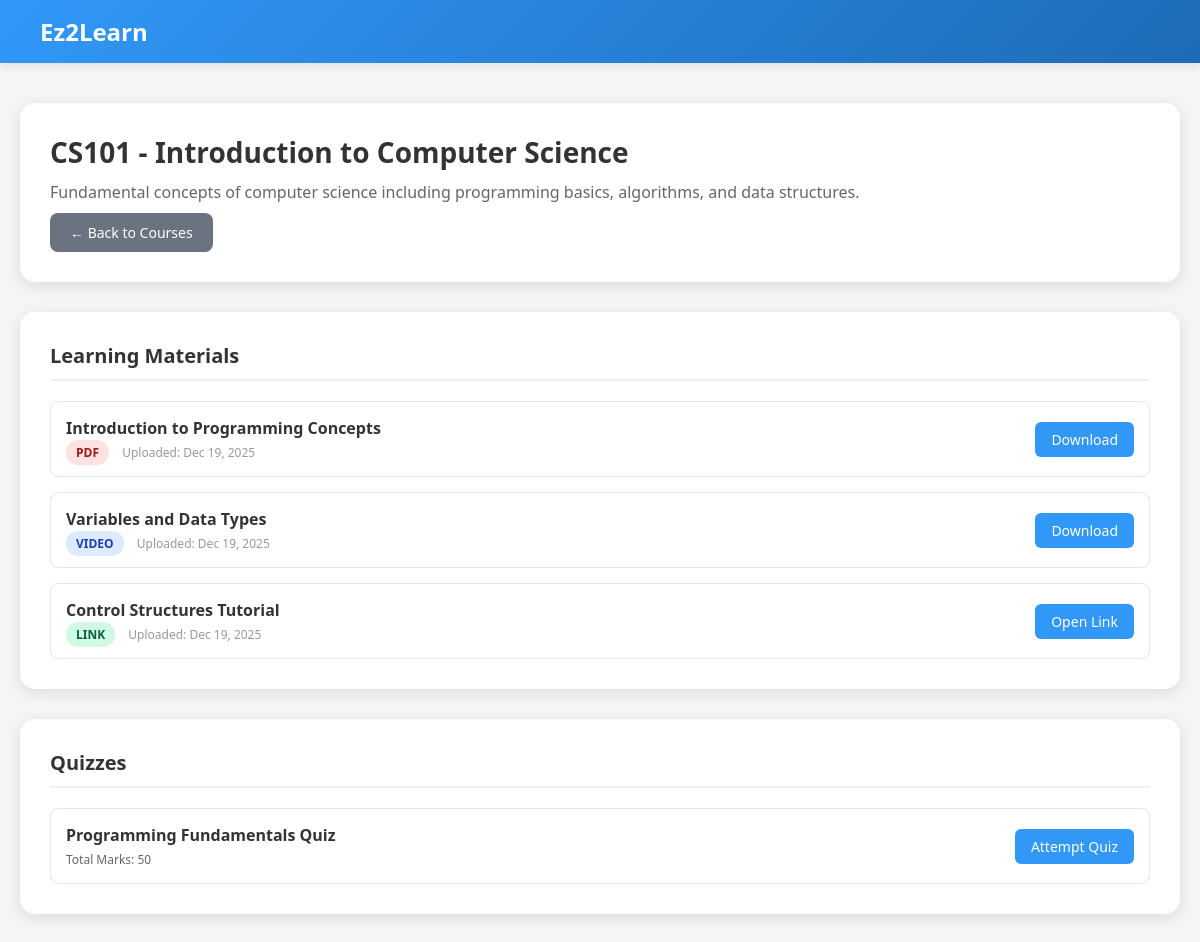
The app's page /student/module-managelearning/view-course.php?course_id=1 (signed in) with its own data.
### tables this page shows
CREATE TABLE courses (
    course_id INT AUTO_INCREMENT PRIMARY KEY,
    course_code VARCHAR(20) UNIQUE NOT NULL,
    course_name VARCHAR(100) NOT NULL,
    description TEXT,
    status ENUM('open','closed') DEFAULT 'open'
);

CREATE TABLE materials (
    material_id INT AUTO_INCREMENT PRIMARY KEY,
    course_id INT NOT NULL,
    lecturer_id INT NOT NULL,
    title VARCHAR(150) NOT NULL,
    material_type ENUM('pdf','video','link') NOT NULL,
    file_path VARCHAR(255),
    created_at TIMESTAMP DEFAULT CURRENT_TIMESTAMP,
    FOREIGN KEY (course_id) REFERENCES courses(course_id),
    FOREIGN KEY (lecturer_id) REFERENCES users(user_id)
);

CREATE TABLE quizzes (
    quiz_id INT AUTO_INCREMENT PRIMARY KEY,
    course_id INT NOT NULL,
    lecturer_id INT NOT NULL,
    title VARCHAR(150) NOT NULL,
    total_marks INT,
    FOREIGN KEY (course_id) REFERENCES courses(course_id),
    FOREIGN KEY (lecturer_id) REFERENCES users(user_id)
);

### student/module-managelearning/view-course.php (the view, shortened to what this page needs)
<?php
$db_host = 'localhost';
$db_user = 'root';
$db_pass = '';
$db_name = 'ez2learn';
$conn = mysqli_connect($db_host, $db_user, $db_pass, $db_name);
$student_id = $_SESSION['user_id'] ?? 0;
$course_id = (int)($_GET['course_id'] ?? 0);
$verify_query = "
    SELECT c.course_id, c.course_code, c.course_name, c.description
    FROM courses c
    INNER JOIN enrollments e ON c.course_id = e.course_id
    WHERE c.course_id = ? AND e.student_id = ?
";
$stmt = mysqli_prepare($conn, $verify_query);
mysqli_stmt_bind_param($stmt, "ii", $course_id, $student_id);
mysqli_stmt_execute($stmt);
$result = mysqli_stmt_get_result($stmt);
$course = mysqli_fetch_assoc($result);
$materials_query = "
    SELECT material_id, title, material_type, file_path, created_at
    FROM materials
    WHERE course_id = ?
    ORDER BY created_at DESC
";
$stmt = mysqli_prepare($conn, $materials_query);
mysqli_stmt_bind_param($stmt, "i", $course_id);
mysqli_stmt_execute($stmt);
$result = mysqli_stmt_get_result($stmt);
$materials = mysqli_fetch_all($result, MYSQLI_ASSOC);
$quizzes_query = "
    SELECT quiz_id, title, total_marks
    FROM quizzes
    WHERE course_id = ?
    ORDER BY quiz_id DESC
";
$stmt = mysqli_prepare($conn, $quizzes_query);
mysqli_stmt_bind_param($stmt, "i", $course_id);
mysqli_stmt_execute($stmt);
$result = mysqli_stmt_get_result($stmt);
$quizzes = mysqli_fetch_all($result, MYSQLI_ASSOC);
?>
<!DOCTYPE html>
<html lang="en">
<head>
</head>
<body>
    <div class="header">
        <div class="header-top">
            <div class="logo-text">Ez2Learn</div>
        </div>
    </div>
    <div class="container">
        <div class="page-header">
            <h1><?php echo htmlspecialchars($course['course_code'] . ' - ' . $course['course_name']); ?></h1>
            <p style="color: #666; margin-top: 5px;"><?php echo htmlspecialchars($course['description'] ?? 'No description'); ?></p>
            <a href="index.php" class="btn-back">← Back to Courses</a>
        </div>
        <div class="page-container">
            <h2 class="section-title">Learning Materials</h2>
            <?php if (empty($materials)): ?>
                <div class="empty-state">
                    <p>No learning materials available yet.</p>
                </div>
            <?php else: ?>
                <div class="materials-list">
                    <?php foreach ($materials as $material): ?>
                        <div class="material-item">
                            <div class="item-info">
                                <h4><?php echo htmlspecialchars($material['title']); ?></h4>
                                <p>
                                    <span class="badge badge-<?php echo $material['material_type']; ?>"><?php echo strtoupper($material['material_type']); ?></span>
                                    <span style="margin-left: 10px; color: #999;">Uploaded: <?php echo date('M d, Y', strtotime($material['created_at'])); ?></span>
                                </p>
                            </div>
                            <div>
                                <?php if ($material['material_type'] === 'link'): ?>
                                    <a href="<?php echo htmlspecialchars($material['file_path']); ?>" target="_blank" class="btn-download">Open Link</a>
                                <?php else: ?>
                                    <a href="../../<?php echo htmlspecialchars($material['file_path']); ?>" target="_blank" class="btn-download">Download</a>
                                <?php endif; ?>
                            </div>
                        </div>
                    <?php endforeach; ?>
                </div>
            <?php endif; ?>
        </div>
        <div class="page-container">
            <h2 class="section-title">Quizzes</h2>
            <?php if (empty($quizzes)): ?>
                <div class="empty-state">
                    <p>No quizzes available yet.</p>
                </div>
            <?php else: ?>
                <div class="quizzes-list">
                    <?php foreach ($quizzes as $quiz): ?>
                        <div class="quiz-item">
                            <div class="item-info">
                                <h4><?php echo htmlspecialchars($quiz['title']); ?></h4>
                                <p>Total Marks: <?php echo $quiz['total_marks']; ?></p>
                            </div>
                            <a href="../module-assignments/attempt-quiz.php?quiz_id=<?php echo $quiz['quiz_id']; ?>" class="btn-attempt">Attempt Quiz</a>
                        </div>
                    <?php endforeach; ?>
                </div>
            <?php endif; ?>
        </div>
    </div>
</body>
</html>

### student/module-managelearning/view-course.php (style rules this page uses)
* { margin: 0; padding: 0; box-sizing: border-box; }
body { font-family: 'Segoe UI', Tahoma, Geneva, Verdana, sans-serif; background: #f5f5f5; }
.header { background: linear-gradient(135deg, #3198F8 0%, #1e6bb8 100%); color: white; padding: 0; box-shadow: 0 2px 10px rgba(0, 0, 0, 0.1); }
.header-top { padding: 15px 40px; display: flex; justify-content: space-between; align-items: center; max-width: 1400px; margin: 0 auto; }
.logo-text { font-size: 24px; font-weight: bold; }
.container { max-width: 1400px; margin: 40px auto; padding: 0 20px; }
.page-header { background: white; border-radius: 15px; padding: 30px; box-shadow: 0 4px 15px rgba(0, 0, 0, 0.1); margin-bottom: 30px; }
.page-header h1 { color: #333; font-size: 28px; margin-bottom: 10px; }
.btn-back { background: #6b7280; color: white; border: none; padding: 10px 20px; border-radius: 8px; cursor: pointer; font-size: 14px; text-decoration: none; display: inline-block; margin-top: 10px; }
.page-container { background: white; border-radius: 15px; padding: 30px; box-shadow: 0 4px 15px rgba(0, 0, 0, 0.1); margin-bottom: 30px; }
.section-title { font-size: 20px; font-weight: 600; color: #333; margin-bottom: 20px; padding-bottom: 10px; border-bottom: 2px solid #f0f0f0; }
.materials-list, .quizzes-list { display: flex; flex-direction: column; gap: 15px; }
.material-item, .quiz-item { padding: 15px; border: 1px solid #e5e7eb; border-radius: 8px; display: flex; justify-content: space-between; align-items: center; transition: all 0.3s ease; }
.item-info h4 { color: #333; font-size: 16px; margin-bottom: 5px; }
.item-info p { color: #666; font-size: 12px; }
.badge { padding: 4px 10px; border-radius: 12px; font-size: 12px; font-weight: 600; }
.badge-pdf { background: #fee2e2; color: #991b1b; }
.badge-video { background: #dbeafe; color: #1e40af; }
.badge-link { background: #d1fae5; color: #065f46; }
.btn-download, .btn-attempt { background: #3198F8; color: white; border: none; padding: 8px 16px; border-radius: 6px; cursor: pointer; font-size: 14px; text-decoration: none; display: inline-block; }

### records on screen
courses: course_code+course_name "CS101 - Introduction to Computer Science", description "Fundamental concepts of computer science including programming basics, algorithms, and data structures."
materials: title "Introduction to Programming Concepts", material_type "PDF", created_at "Dec 19, 2025"
materials: title "Variables and Data Types", material_type "VIDEO", created_at "Dec 19, 2025"
materials: title "Control Structures Tutorial", material_type "LINK", created_at "Dec 19, 2025"
quizzes: title "Programming Fundamentals Quiz", total_marks "50"
